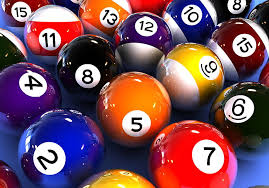
#> input picture D05.jpg, 269 x 188 px
$ jupyter execute '051(cornerdetection).ipynb'
#> lines starting #> are read from the running program, lines starting #| are printed output that depends on the picture; after the words box and inside, x2 and y2 are one past the last pixel; in counts of white or black regions, pixels touching at a corner belong together
[cell 1]
import cv2
import numpy as np

[cell 2]
img = cv2.imread('D05.jpg')
#> img is the input picture: shape (188, 269, 3); mean B, G, R 92.5, 80, 120.9
img = cv2.resize(img,(400,250))
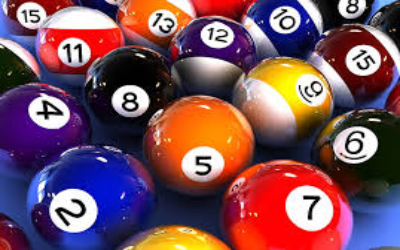
#> img: shape (250, 400, 3); mean B, G, R 92.4, 79.9, 120.8
gr = cv2.cvtColor(img,cv2.COLOR_BGR2GRAY)
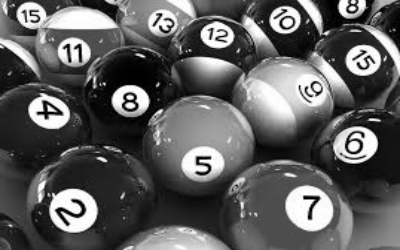
#> gr: shape (250, 400); min 0, max 255, mean 93.5

gr = np.float32(gr)
res = cv2.cornerHarris(gr,2,3,0.04)
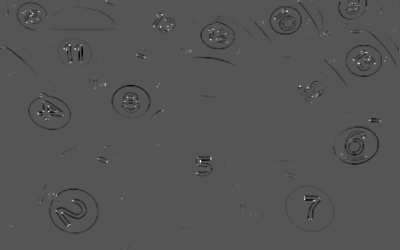
#> res: shape (250, 400) float32; min -82192624, max 161902816, mean -960108.8; drawn with min black and max white

res = cv2.dilate(res,None)
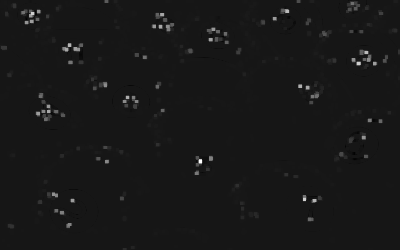
#> res: shape (250, 400) float32; min -16025095, max 161902816, mean 1198667.9; drawn with min black and max white
img[res> 0.01 * res.max()] = [0,0,255]
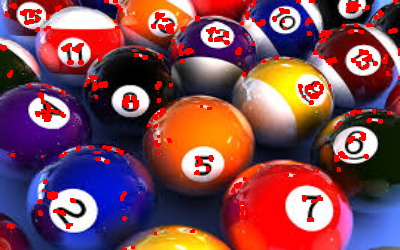
#> img: shape (250, 400, 3); 5.64% of pixels changed, all inside (x1, y1, x2, y2) = (0, 0, 400, 250)

cv2.imshow('img',img)
cv2.waitKey(0)
cv2.destroyAllWindows()

[cell 3]
img = cv2.imread('B03.jpg')
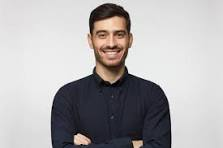
#> input picture B03.jpg, 223 x 148 px
#> img is the input picture: shape (148, 223, 3); mean B, G, R 173.9, 173, 175.6
img = cv2.resize(img,(400,250))
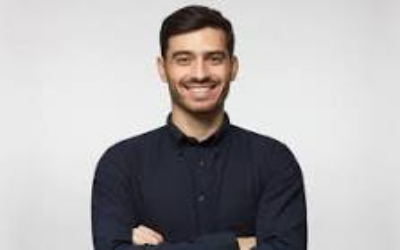
#> img: shape (250, 400, 3); mean B, G, R 173.9, 172.9, 175.6
gr = cv2.cvtColor(img,cv2.COLOR_BGR2GRAY)
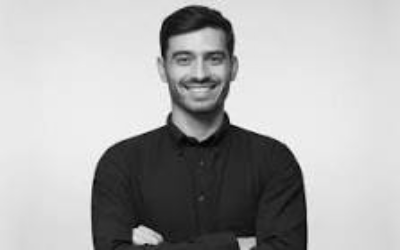
#> gr: shape (250, 400); min 1, max 251, mean 173.8

gr = np.float32(gr)
res = cv2.cornerHarris(gr,2,3,0.04)
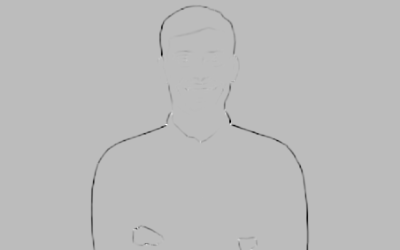
#> res: shape (250, 400) float32; min -29197818, max 10248424, mean -127931.4; drawn with min black and max white

res = cv2.dilate(res,None)
img[res> 0.01 * res.max()] = [0,0,255]
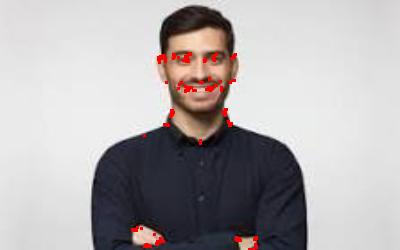
#> img: shape (250, 400, 3); 0.86% of pixels changed, all inside (x1, y1, x2, y2) = (131, 52, 258, 250)

cv2.imshow('img',img)
cv2.waitKey(0)
cv2.destroyAllWindows()
